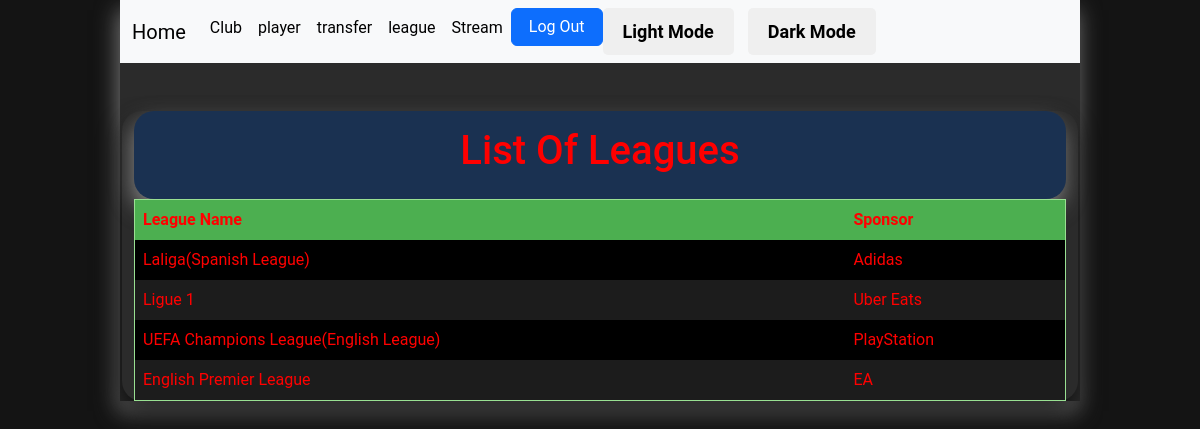
Page /football/league.php (signed in) on the committed database.
### tables this page shows
CREATE TABLE `league` (
  `league_id` int(11) NOT NULL,
  `division` varchar(20) DEFAULT NULL,
  `league_sponsor` varchar(50) DEFAULT NULL,
  `start_date` date DEFAULT NULL,
  `league_name` varchar(50) DEFAULT NULL
);

CREATE TABLE `spanish_league` (
  `spanish_league_id` int(11) NOT NULL
);

CREATE TABLE `english_league` (
  `english_league_id` int(11) NOT NULL
);

### football/league.php (the view, shortened to what this page needs)
<?php
include "_dbconnect.php";
?>
<!doctype html>
<html lang="en">
<head>
    <link href="https://cdn.jsdelivr.net/npm/bootstrap@5.3.0-alpha3/dist/css/bootstrap.min.css" rel="stylesheet"
>
    <?php
    if ($_COOKIE["mode"] == "light") {
        echo "<link rel='stylesheet' href='style.css'>";
    } else {
        echo "<link rel='stylesheet' href='darkstyle.css'>";
    }
    ?>
</head>
<body>
    <div class="middle_div">
        <div id="middle_div" class="container-fluid">
            <?php
            include "navbar.php";
            ?>
            <div class="section mt-5">
                <div class="container for_table">
                    <div class="row">
                        <div class="col">
                            <div class="text_box">
                                <h1>
                                    List Of Leagues
                                </h1>
                            </div>
                            <?php
                            $sql = "SELECT * FROM
                            (league l left JOIN english_league e ON l.league_id = e.english_league_id) left join spanish_league s on s.spanish_league_id = l.league_id  ;";
                            $result = $conn->query($sql);
                            if ($result->num_rows > 0) {
                                echo "<table><tr><th>League Name</th><th>Sponsor</th></tr>";
                                while ($row = $result->fetch_assoc()) {
                                    $type_english = $row["english_league_id"];
                                    $type_spanish = $row["spanish_league_id"];
                                    if ($type_english == null) {
                                        $type_english = "";
                                    } else {
                                        $type_english = "(English League)";
                                    }
                                    if ($type_spanish == null) {
                                        $type_spanish = "";
                                    } else {
                                        $type_spanish = "(Spanish League)";
                                    }
                                    $name = $row["league_name"];
                                    echo "<tr><td> $name$type_english$type_spanish  </td><td>" . $row["league_sponsor"] . "</td></tr>";
                                }
                                echo "</table>";
                            } else {
                                echo "0 results";
                            }
                            ?>
                        </div>
                    </div>
                </div>
</body>
</html>

### football/darkstyle.css (style rules this page uses)
#middle_div { box-shadow: -2px 10px 21px 0px rgba(171, 171, 171, 0.64); -webkit-box-shadow: -2px 10px 21px 0px rgba(173, 173, 173, 0.64); -moz-box-shadow: -2px 10px 21px 0px rgba(151, 151, 151, 0.64); max-width: 80%; height: 100%; margin: 0 auto; padding: 0px; background-color: rgb(43, 43, 43); font-family: 'Roboto', sans-serif; }
body { background-color: rgb(20, 20, 20); color: red; }
.text_box { box-shadow: -2px 10px 21px 0px rgba(171, 171, 171, 0.64); -webkit-box-shadow: -2px 10px 21px 0px rgba(173, 173, 173, 0.64); -moz-box-shadow: -2px 10px 21px 0px rgba(151, 151, 151, 0.64); background-color: #1a3151; color: red; padding: 1em; border-radius: 20px; }
.section { box-shadow: -2px 10px 21px 0px rgba(0, 0, 0, 0.64); -webkit-box-shadow: -2px 10px 21px 0px rgba(0, 0, 0, 0.64); -moz-box-shadow: -2px 10px 21px 0px rgba(0, 0, 0, 0.64); border-radius: 20px; margin-bottom: 2em; margin-left: 2px; margin-right: 2px; }
h1 { text-align: center; color: red; }
table { border-collapse: collapse; width: 100%; border: 1px solid rgb(153, 224, 146) !important; border-radius: 5px; }
th, td { text-align: left; padding: 8px; color: red; }
tr:nth-child(even) { background-color: #000000; color: red; }
tr:nth-child(odd) { background-color: #1c1c1c; color: red; }
th { background-color: #4CAF50; color: red; }
h1 { color: red; }

### rows in the picture
league: league_name "Laliga", spanish_league.spanish_league_id "(Spanish League)", league_sponsor "Adidas"
league: league_name "Ligue 1", league_sponsor "Uber Eats"
league: league_name "UEFA Champions League", english_league.english_league_id "(English League)", league_sponsor "PlayStation"
league: league_name "English Premier League", league_sponsor "EA"
